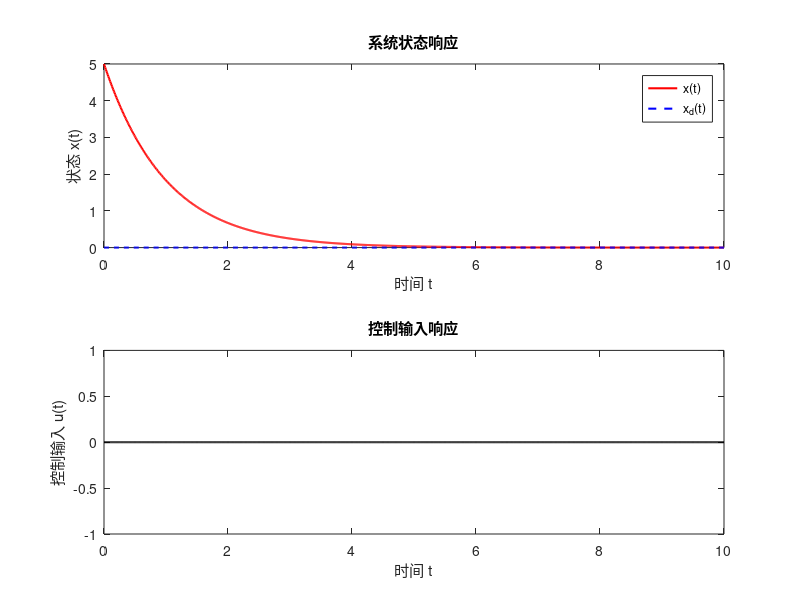
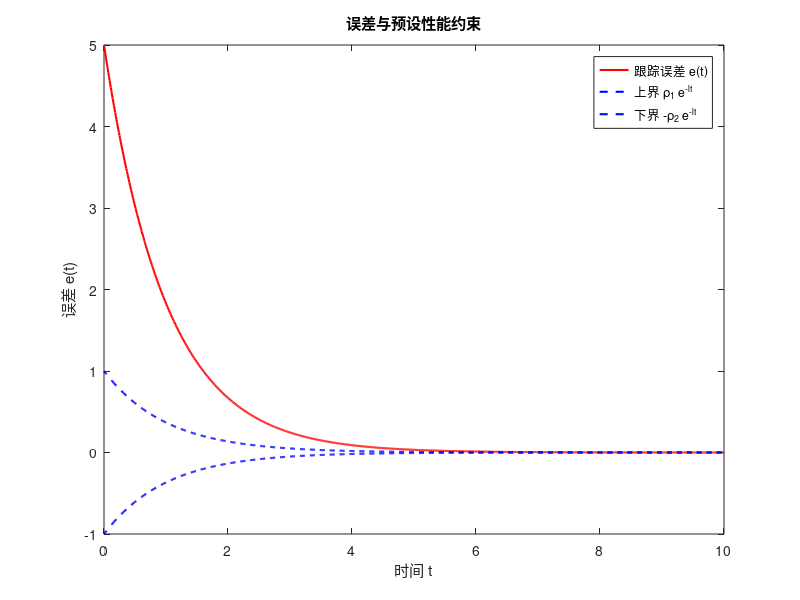

The MATLAB script that drew these images, in order:
% 预设性能控制仿真

% 系统参数
a = 1;
b = 1;
x0 = 5;  % 初始状态
x_d = 0;  % 期望状态

% 预设性能参数
rho1 = 1;
rho2 = 1;
l = 1;

% 仿真时间
T = 10;
dt = 0.01;
t = 0:dt:T;

% 初始化状态
x = zeros(1, length(t));
u = zeros(1, length(t));
x(1) = x0;

% 仿真主循环
for k = 1:length(t)-1
    e = x(k) - x_d;
    rho = rho1 * exp(-l * t(k)) + rho2 * exp(-l * t(k));
    drho = -l * rho1 * exp(-l * t(k)) - l * rho2 * exp(-l * t(k));
    u(k) = -(1/b) * (a * x(k) + drho/rho * e);
    x(k+1) = x(k) + dt * (-a * x(k) + b * u(k));
end

% 结果绘图
figure;
subplot(2,1,1);
plot(t, x, 'r-', 'LineWidth', 1.5); hold on;
plot(t, x_d * ones(size(t)), 'b--', 'LineWidth', 1.5);
xlabel('时间 t');
ylabel('状态 x(t)');
legend('x(t)', 'x_d(t)');
title('系统状态响应');

subplot(2,1,2);
plot(t, u, 'k-', 'LineWidth', 1.5);
xlabel('时间 t');
ylabel('控制输入 u(t)');
title('控制输入响应');

figure;
e = x - x_d;
rho_upper = rho1 * exp(-l * t);
rho_lower = -rho2 * exp(-l * t);
plot(t, e, 'r-', 'LineWidth', 1.5); hold on;
plot(t, rho_upper, 'b--', 'LineWidth', 1.5);
plot(t, rho_lower, 'b--', 'LineWidth', 1.5);
xlabel('时间 t');
ylabel('误差 e(t)');
legend('跟踪误差 e(t)', '上界 \rho_1 e^{-lt}', '下界 -\rho_2 e^{-lt}');
title('误差与预设性能约束');
